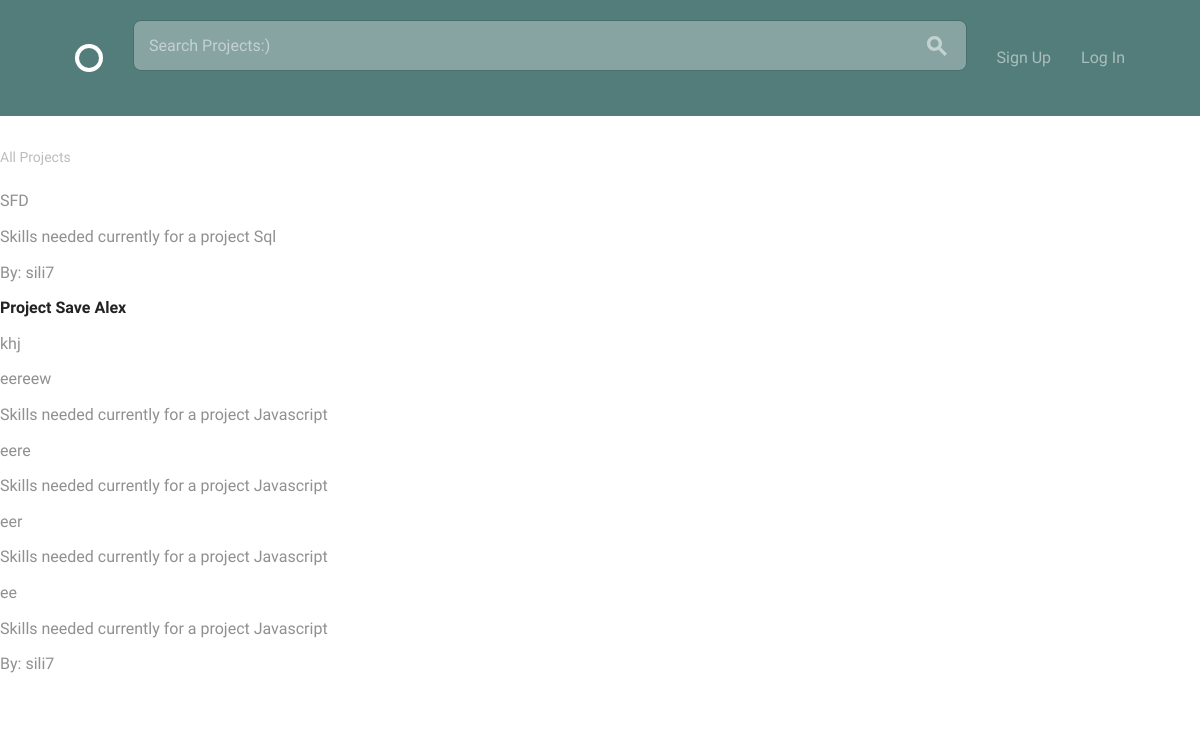
/projects/, run on the app's committed database.
### projects/models.py (models this page shows, shortened)
class Position(models.Model):
    title = models.CharField(max_length=100, unique=True)
    project = models.ForeignKey(
        Project,
        on_delete=models.CASCADE,
        related_name='positions'
        )
    content = models.TextField()
    date_posted = models.DateTimeField(default=timezone.now)
    position_status = models.BooleanField(default=False)
    skills = models.ManyToManyField(
        'accounts.Skill',
        blank=True)
    def __str__(self):
        return self.title
    class Meta:
        ordering = ['-date_posted']

class Project(models.Model):
    title = models.CharField(max_length=100, unique=True)
    content = models.TextField(blank=True)
    slug = models.SlugField(max_length=100, unique=True)
    date_posted = models.DateTimeField(default=timezone.now)
    author = models.ForeignKey(
        settings.AUTH_USER_MODEL,
        on_delete=models.CASCADE,
    )
    position = models.ManyToManyField(
        'Position',
        blank=True,
        related_name='projects')
    project_status = models.BooleanField(default=False)
    project_timeline = models.TextField(max_length=200, blank=True)
    applicant_requirements = models.TextField(
                                            max_length=200,
                                            default='Applicants are required '
                                            'to be passionate about what they do'
                                            )
    def __str__(self):
        return self.title
    def slug(self):
        return slugify(self.title)
    class Meta:
        ordering = ['-date_posted']
        verbose_name = 'Project'
        verbose_name_plural = 'Projects'

### accounts/models.py (models this page shows, shortened)
class Skill(models.Model):
    JS = 'JavaScript'
    SQL = 'SQL'
    PYTHON = 'Python'
    CSS = 'CSS'
    DESIGN = 'Design'
    UX = 'UX'
    SKILLS_LIST = (
        (JS , "JavaScript"),
        (SQL , "SQL Databases"),
        (PYTHON, "Python"),
        (CSS, 'CSS'),
        (DESIGN, 'Design'),
        (UX, 'User experience'),
    )
    name = models.CharField(choices=SKILLS_LIST, max_length=10, default=JS)
    def __str__(self):
        return self.name.title()

class User(AbstractBaseUser, PermissionsMixin):
    email = models.EmailField(unique=True)
    username = models.CharField(max_length=40, unique=True)
    display_name = models.CharField(max_length=140)
    bio = models.CharField(max_length=140, blank=True, default='')
    date_joined = models.DateTimeField(auto_now_add=True)
    is_active = models.BooleanField(default=True)
    is_staff = models.BooleanField(default=False)
    avatar = models.ImageField(default='default.png', upload_to='profile_pics')
    skills = models.ManyToManyField('Skill')
    objects = UserManager()
    USERNAME_FIELD = 'email'
    REQUIRED_FIELDS = ['display_name', 'username']
    def __str__(self):
        return self.username

### projects/views.py (the view)
# urls.py: path('', ProjectListView.as_view(), name='list_projects'),
class ProjectListView(generic.ListView):
    model = Project
    template_name = 'all_projects.html'
    context_object_name = 'projects'
    ordering = ['-date_posted']
    paginate_by = 3

### projects/templates/all_projects.html (shortened to what this page needs)
{% extends 'layout.html' %}
{% block content %}
      <div class="circle--filter circle--secondary--module">
        <h1>All Projects</h1>
        <ul class="circle--filter--list">
          {% for object in projects %}
          <li><a class="selected" href="{% url 'projects:project_detail' pk=object.id %}" >{{ object }}</a></li>
          <li><a class="" >{{ object.content }}</a></li>
          {% for position in object.position.all %}
          <li><a class="selected>">{{ position }}</a></li>
          {% if position.position_status == False %}
          {% for skill in position.skills.all %}
          <li><a class="selected>">Skills needed currently for a project {{ skill }}</a></li>
          {% endfor %}
          {% endif %}
          {% endfor %}
          <li><a class="" href="{% url 'projects:user_list_projects' user.username %}">By: {{ object.author }}</a></li>
          {% endfor %}
        </ul>
      </div>
{% endblock %}

### assets/css/global.css (style rules this page uses)
html { font-family: sans-serif; -ms-text-size-adjust: 100%; -webkit-text-size-adjust: 100%; }
body { margin: 0; }
a { background-color: transparent; }
h1 { font-size: 2em; margin: 0.67em 0; }
html { font-size: 62.5%; }
body { font-size: 1.5em; line-height: 1.6; font-weight: 400; font-family: "Cousine"; color: #666; }
h1, h2, h3, h4, h5, h6 { margin-top: 0; margin-bottom: 2rem; font-weight: bold; font-family: "Work Sans", sans-serif; color: #222; }
h1 { font-size: 3.8rem; }
@media (min-width: 550px) { h1 { font-size: 3.8rem; } }
a { color: #689b98; -webkit-transition: color 0.2s; -moz-transition: color 0.2s; -ms-transition: color 0.2s; -o-transition: color 0.2s; transition: color 0.2s; }
ul { list-style: circle inside; }
ul { padding-left: 0; margin-top: 0; }
li { margin-bottom: 1rem; font-size: 1.6rem; }
pre, blockquote, dl, figure, table, p, ul, ol, form { margin-bottom: 2.5rem; }
.circle--filter--list { list-style-type: none; }
.circle--filter--list a { text-decoration: none; color: rgba(34, 34, 34, 0.5); text-decoration: none; }
.circle--filter--list a.selected { color: #222; font-weight: bold; }
.circle--secondary--module { margin-bottom: 50px; }
.circle--secondary--module:before, .circle--secondary--module:after { content: " "; display: table; }
.circle--secondary--module:after { clear: both; }
.circle--secondary--module > h1, .circle--secondary--module > h2, .circle--secondary--module > h3, .circle--secondary--module > h4, .circle--secondary--module > h5, .circle--secondary--module > h6 { font-family: "Cousine"; color: rgba(34, 34, 34, 0.3); font-size: 1.4rem; font-weight: normal; }

### data on the page
Project: author "sili7"
Position: title "SFD"
Skill: name "Sql"
Project: title "Project Save Alex", content "khj", author "sili7"
Position: title "eereew"
Skill: name "Javascript"
Position: title "eere"
Position: title "eer"
Position: title "ee"
